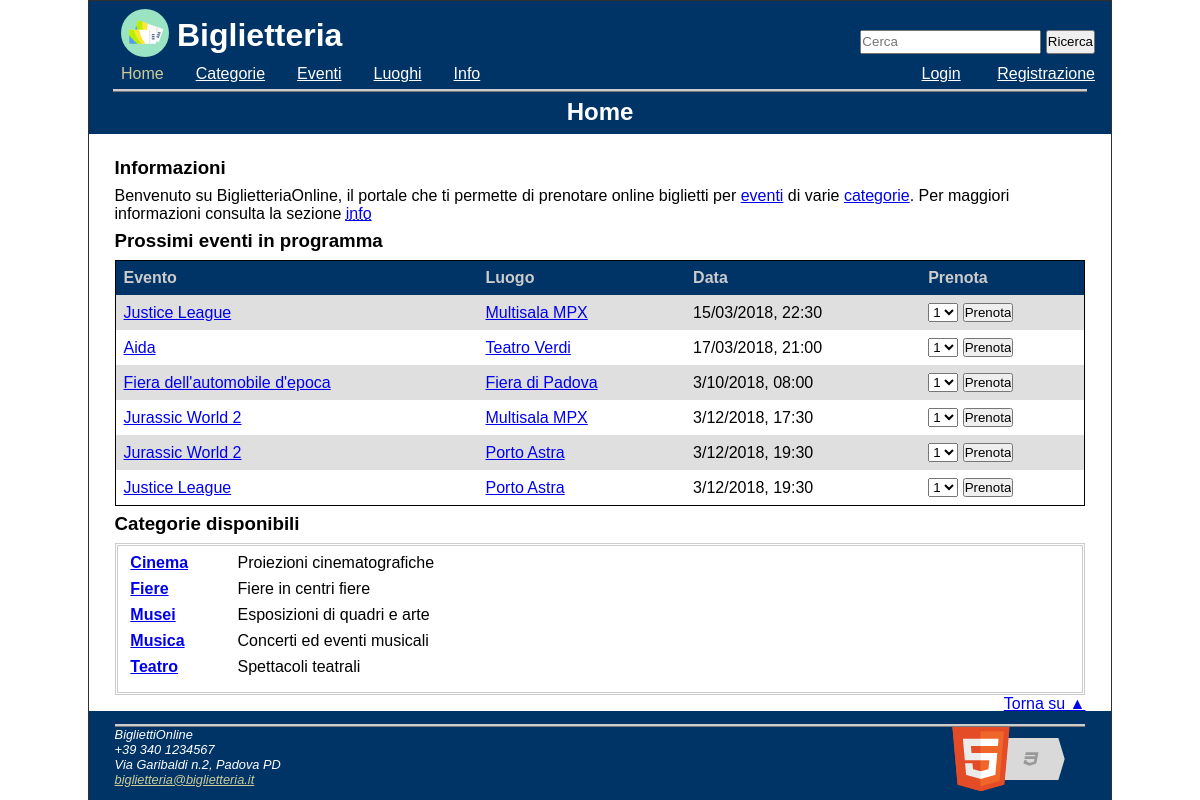
Page /php/home.php on the committed database.
### tables this page shows
CREATE TABLE `spettacoli` (
  `id` int(11) NOT NULL,
  `evento_id` int(11) NOT NULL DEFAULT '0',
  `luogo_id` int(11) NOT NULL DEFAULT '0',
  `data_ora` datetime NOT NULL,
  `posti_disponibili` bigint(20) NOT NULL DEFAULT '0',
  `prezzo` decimal(7,2) NOT NULL DEFAULT '0.00'
);

CREATE TABLE `eventi` (
  `id` int(11) NOT NULL,
  `categoria_id` int(11) NOT NULL,
  `nome` char(50) NOT NULL DEFAULT '0',
  `descrizione` longtext,
  `durata` time DEFAULT '00:00:00'
);

CREATE TABLE `luoghi` (
  `id` int(11) NOT NULL,
  `nome` char(50) NOT NULL,
  `indirizzo` longtext,
  `telefono` char(40) DEFAULT NULL
);

CREATE TABLE `categorie` (
  `id` int(11) NOT NULL,
  `nome` char(50) NOT NULL DEFAULT '0',
  `descrizione` longtext,
  `immagine` longblob
);

### php/home.php (the view, shortened to what this page needs)
<!DOCTYPE html>
<?php require_once('php/config.php'); ?>
<?php require_once('php/printTemplate.php') ?>
<html lang="it" >
<head>
  <?= printHead('Home'); ?>
</head>
<body>
  <header>
    <?= printHeader(); ?>
  </header>
  <nav id="nav" class="Off">
    <?= printNavBar("home.php"); ?>
  </nav>
  <div id="corpo" onclick="menuOff()">
    <div class="title"><h2>Home</h2></div>
      <div class="content">
      <h3>Informazioni</h3>
      <p>Benvenuto su BiglietteriaOnline, il portale che ti permette di prenotare online biglietti per <a title="Vai alla sezione eventi" href="eventi.php">eventi</a> di varie <a title="Vai alla sezione categorie" href="categorie.php">categorie</a>. Per maggiori informazioni consulta la sezione <a title="Vai alla sezione Informazioni" href="info.php"><abbr title="Informazioni">info</abbr></a>
      </p>
      <h3>Prossimi eventi in programma</h3>
<?php
$sql = "
		SELECT eventi.nome AS nome_evento, eventi.id AS id_evento,
			spettacoli.id AS id_spettacolo,
			spettacoli.posti_disponibili AS posti_spettacolo,
	    spettacoli.data_ora AS data_ora,
	    luoghi.nome AS nome_luogo, luoghi.id AS id_luogo
	  FROM eventi JOIN spettacoli ON eventi.id = spettacoli.evento_id
		      JOIN luoghi ON luoghi.id = spettacoli.luogo_id
	  WHERE spettacoli.data_ora >= NOW()
	    AND spettacoli.posti_disponibili > 0
	  ORDER BY spettacoli.data_ora ASC
	  LIMIT 6";
$prossimi_eventi = select($sql);
?>
  <div class="tableResponsive">
		<table aria-label="Prossimi eventi programmati prenotabili sul nostro sito" title="La tabella contiene i prossimi sei eventi programmati, in ordine cronologico, prenotabili attraverso il nostro sito">
		<thead>
			<tr>
				<th scope="col">Evento</th>
				<th scope="col">Luogo</th>
				<th scope="col">Data</th>
				<th scope="col">Prenota</th>
			</tr>
		</thead>
		<tbody>
				<?php
				foreach($prossimi_eventi as $e) {
					echo "<tr>
								<td><a title=\"Vai all'evento ".$e['nome_evento']."\" href=\"evento_scheda.php?evt_id=".$e['id_evento']."\">".$e['nome_evento']."</a></td>
								<td><a title=\"Vai al luogo ".$e['nome_luogo']."\" href=\"luogo_scheda.php?luogo_id=".$e['id_luogo']."\">".$e['nome_luogo']."</a></td>
								<td>".format_data_ora($e['data_ora'])."</td>
								";
						print_form_prenotazione($e['id_spettacolo'],((isset($_SESSION) && isset($_SESSION['user_id'])) ? $_SESSION['user_id'] : null),$e['posti_spettacolo'],$e['nome_evento'],$e['data_ora'], $e['nome_luogo']);
					echo"</tr>";
				}
			?>
		</tbody>
  </table> </div>
			<h3>Categorie disponibili</h3>
			<div class="borderDl">
      <dl>
<?php $categorie = select("
	SELECT *
	FROM categorie
	ORDER BY nome
	");
	foreach($categorie as $c){
		echo "<dt><a title=\"Vai alla categoria ".$c['nome']."\"  href=\"categoria_scheda.php?cat_id=".$c['id']."\">".$c['nome']."</a></dt>
					<dd>".$c['descrizione']."</dd>";
	}
	?>
			</dl>
</div>
<a href="#" class="rightLink">Torna su &#9650;</a>
    </div>
  </div>
<footer>
  <?= printFooter(); ?>
</footer>
</body>
</html>

### php/php/printTemplate.php (shortened to what this page needs)
<?php
function printHead($title){
  echo("
  <title>".$title." - Biglietteria</title>
  <meta charset=\"UTF-8\">
  <meta name=\"description\" content=\"Servizio di prenotazione biglietti per eventi di vario genere\">
  <meta name=\"keywords\" content=\"eventi, spettacoli, cinema, teatro, cultura, fiere, musei, musica\">
  <meta name=\"author\" content=\"Gruppo di progetto Tecnologie Web\">
  <script type=\"text/javascript\" src=\"js/functions.js\"></script>
  <meta name=\"viewport\" content=\"width=device-width, initial-scale=1.0\">
  <link rel=\"stylesheet\" type=\"text/css\" href=\"css/screen.css\" >
  <link rel=\"stylesheet\" type=\"text/css\" media=\"(max-width: 768px)\" href=\"css/mobile.css\">
  <link rel=\"stylesheet\" type=\"text/css\" media=\"print\" href=\"css/print.css\">
  <link rel=\"icon\" href=\"img/pass.png\">
  ");
}
function printHeader(){
  echo("
  <div id='logoTitle'>
  <a href=\"home.php\"><img src=\"img/pass.svg\" alt=\"Logo della biglietteria online\" title=\"Logo\" ></a>
  <h1>Biglietteria</h1>
  </div>
  <h1 id='hamburgerMenu' title='Mostra barra di navigazione' onclick=\"menuResponsive()\"><a>&#9776;</a></h1>
  <div id='findAll'>
  <form  method=\"GET\" action=\"cerca.php\">
   <input title=\"Campo testuale per ricercare\" type=\"text\" name=\"filtro\" placeholder='Cerca'>
   <input title=\"Premi per ricercare\" type=\"submit\" value=\"Ricerca\"/>
  </form>
  </div>
  <a href=\"#corpo\" id=\"linkToCorpo\">Salta la navigazione</a>
  ");
}
function printNavBar($current_page_name=""){
  echo"<ul><li lang=\"en\">";
    echo "Home";
    echo "</li><li>";
  if($current_page_name != "categorie.php")
  echo "<a  aria-label=\"Vai alle categorie\" title=\"Vai alle Categorie\" href=\"categorie.php\">";
  echo "Categorie";
  if($current_page_name != "categorie.php")
    echo "</a>";
  echo "</li><li>";
  if($current_page_name != "eventi.php")
  echo "<a  aria-label=\"Vai agli eventi\" title=\"Vai agli Eventi\" href=\"eventi.php\">";
  echo "Eventi";
  if($current_page_name != "eventi.php")
    echo "</a>";
    echo "</li><li>";
  if($current_page_name != "luoghi.php")
  echo "<a  aria-label=\"Vai ai luoghi\" title=\"Vai ai Luoghi\" href=\"luoghi.php\">";
  echo "Luoghi";
  if($current_page_name != "luoghi.php")
    echo "</a>";
  echo "</li><li>";
  if($current_page_name != "info.php")
  echo "<a  aria-label=\"Vai alle informazioni\" title=\"Vai alle Informazioni\" href=\"info.php\">";
    echo "<abbr title=\"Informazioni\">Info</abbr>";
  if($current_page_name != "info.php")
    echo "</a>";
    echo "</li>";
  echo "</ul>";
  if(!is_logged()){
    echo"<div id='navLog'>";
    echo"<ul>
            <li>";
    if($current_page_name != "login.php")
      echo "<a title=\"Vai al Login\" href=\"login.php\">";
    echo "<span lang=\"en\">Login</span>";
    if($current_page_name != "login.php")
      echo "</a>";
    echo "</li>
          <li>";
    if($current_page_name != "registrazione.php")
        echo "<a title=\"Vai alla Registrazione\" href=\"registrazione.php\">";
    echo "Registrazione";
    if($current_page_name != "registrazione.php")
        echo "</a>";
    echo "    </li>
            </ul>
          </div>";
  }
}
function printFooter(){
  echo("
<div class='footerContent'>
  <img src=\"img/html2.png\" alt=\"HTML5 Powered with CSS3 / Styling\" title=\"HTML5 Powered with CSS3 / Styling\">
  <address>
  BigliettiOnline <br />
  +39 340 1234567 <br />
  Via Garibaldi n.2, Padova PD <br />
  <a href=\"mailto:biglietteria@biglietteria.it\">biglietteria@biglietteria.it</a>
  </address>
</div>
  ");
}
?>

### php/php/config.php (shortened to what this page needs)
<?php
$conn = null;
function query($sql)
{
    global $conn;
    $res = mysqli_query($conn, $sql);
    return $res;
}
function select($sql)
{
    $res = query($sql);
    $table = array();
    while ($row = mysqli_fetch_assoc($res)) {
        $table[] = $row;
    }
    return $table;
}
function is_logged()
{
    if (isset($_SESSION['user_id'])) {
        return true;
    } else {
        return false;
    }
}
function format_data_ora($data)
{
    $ret = new DateTime($data);
    return $ret->format('j/m/Y, H:i');
}
function print_form_prenotazione($id_spettacolo, $id_user, $posti_disponibili, $nome_spettacolo, $data_ora, $luogo)
{
    $nome_spettacolo = addslashes($nome_spettacolo);
    if ($posti_disponibili > 0) {
        echo "<td>
        <form ";
        if (is_logged()) {
            echo "method=\"POST\" action=\"prenota.php\" onsubmit=\"return confirm('Confermi di voler eseguire una prenotazione per $nome_spettacolo?');\"";
        } else {
            echo "action=\"login.php\"";
        }
        echo " class=\"singleFieldForm\"  >
        <label class=\"invisibleLabel\" for=\"$id_spettacolo\">Scegli numero biglietti per $nome_spettacolo in data $data_ora presso $luogo </label>
        <select id=\"$id_spettacolo\"  title=\"Numero di posti\" ";
        if (is_logged())
        {
            echo " name=\"posti_b\"";
        }
        echo ">";
        if ($posti_disponibili >= 4) {
            for ($x = 1; $x <= 4; $x++) {
                echo "<option value=\"$x\">$x</option>";
            }
        } else {
            for ($x = 1; $x <= $posti_disponibili; $x++) {
                echo "<option value=\"$x\">$x</option>";
            }
        }
        echo "</select>
        <input type=\"hidden\"";
        echo "<input type=\"submit\" title=\"Prenota biglietto per ".$nome_spettacolo." presso ".$luogo." in data ".$data_ora."\"  value=\"Prenota\" class=\"singleButton\" >
    </form>
    </td>";
    } else {
        echo "<td>Non ci sono posti disponibili</td>";
    }
}

### php/css/screen.css (style rules this page uses)
* { padding: 0; margin: 0; }
header { background-color: #003366; color: #ffffff; width:100%; height: 4em; }
nav { background-color: #003366; color: #ffffff; width:100%; height: 1.5em; }
#logoTitle { float: left; width: 50%; font-size: 1em; }
#logoTitle img { display: block; float: left; margin-left: 2em; margin-right: 0.5em; margin-top: 0.5em; width: 3em; }
#logoTitle h1 { margin-top: 0.5em; }
#findAll { padding-top: 1.8em; padding-right: 1em; float: right; }
#findAll input { height: 1.5em; box-sizing: inherit; }
nav ul { display: inline-block; overflow-x: hidden; width: 60%; }
nav li { display:inline; padding-left: 2em; color: #cccc99; }
nav abbr { text-decoration: none; }
nav a:link { color: #ffffff; }
#navLog { float: right; display: inline; padding-right: 1em; color: #cccc99; }
#navLog ul { width: 100%; }
html, body { max-width: 1024px; margin: auto; font-family: Verdana,Arial,Helvetica,sans-serif; font-size:100%; }
body { border: 1px solid #303030; }
a:link { color: #0000EE; }
.tableResponsive { overflow-x: auto; }
table { width: 100%; background-color: #dfdfdf; border: solid 1px #000000; border-collapse: collapse; }
thead { background-color: #003366; color: #cccccc; text-align: left; }
tr:nth-child(even) { background-color: #eeeeee; }
tr:nth-child(even) { background-color: #ffffff; }
th, td { padding: 0.5em; }
td { vertical-align: bottom; }
.borderDl dl { border: 3px double #ccc; padding: 0.5em; }
.borderDl dt { float: left; clear: left; padding-left: 0.3em; font-weight: bold; }
.borderDl dd { margin: 0 0 0 7em; padding: 0 0 0.5em 0; }
.title { background-color: #003366; padding-bottom: 0.5em; }
.title h1, .title h2, .title h3 { color: #ffffff; padding-top: 6px; text-align: center; border-top: 3px ridge #CCCCCC; margin-left: 1em; margin-right: 1em; }
.content { width: 95%; margin: auto; display: block; padding-bottom: 1em; padding-top: 1em; }
.content h2, h3, h4, h5, h6 { margin-top: 0.4em; margin-bottom: 0.4em; }
.rightLink { float:right; }
#corpo { background-color: #ffffff; }
#corpo p { margin-top: 0.3em; margin-bottom: 0.3em; }
footer { background-color: #003366; color: #ffffff; font-size: 0.8em; padding: 1em; }
.footerContent { border-top: 3px ridge #CCCCCC; margin-left: 1em; margin-right: 1em; }
footer a { color: #ffffff; }
footer a:link { color: #cccc99; }
footer img { float: right; }

### php/css/print.css (style rules this page uses)
* { background-color: transparent; color:#000000; }
header, nav, input { display: none }
footer img { display: none }

### rows in the picture
spettacoli: evento.nome "Justice League", luogo.nome "Multisala MPX", data_ora "15/03/2018, 22:30", posti_disponibili+id "1"
spettacoli: evento.nome "Aida", luogo.nome "Teatro Verdi", data_ora "17/03/2018, 21:00", posti_disponibili+id "1"
spettacoli: evento.nome "Fiera dell'automobile d'epoca", luogo.nome "Fiera di Padova", data_ora "3/10/2018, 08:00", posti_disponibili+id "1"
spettacoli: evento.nome "Jurassic World 2", luogo.nome "Multisala MPX", data_ora "3/12/2018, 17:30", posti_disponibili+id "1"
spettacoli: evento.nome "Jurassic World 2", luogo.nome "Porto Astra", data_ora "3/12/2018, 19:30", posti_disponibili+id "1"
spettacoli: evento.nome "Justice League", luogo.nome "Porto Astra", data_ora "3/12/2018, 19:30", posti_disponibili+id "1"
categorie: nome "Cinema", descrizione "Proiezioni cinematografiche"
categorie: nome "Fiere", descrizione "Fiere in centri fiere"
categorie: nome "Musei", descrizione "Esposizioni di quadri e arte"
categorie: nome "Musica", descrizione "Concerti ed eventi musicali"
categorie: nome "Teatro", descrizione "Spettacoli teatrali"
